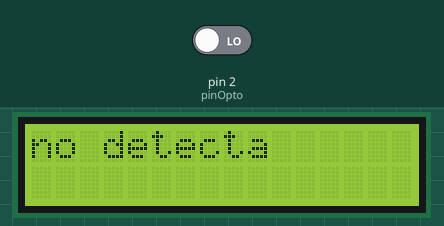
Recording of a sketch running on a simulated Arduino Uno, built with avr-gcc and run on an emulated ATmega328P. On the bench: 16×2 character LCD. The test bench sets the inputs (shaded band); at power-on: pin 2 (pinOpto) LOW.

Above: at 1.2 s.
1.3 s: pin 2 (pinOpto) driven HIGH
At 2.6 s:
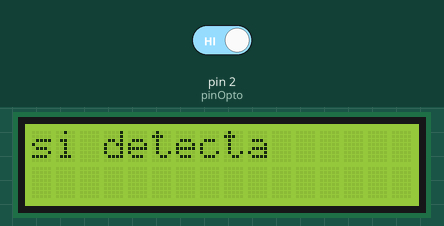
3.1 s: pin 2 (pinOpto) driven LOW
At 3.6 s:
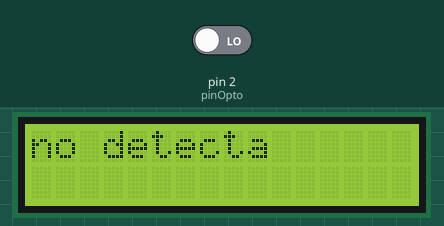
Timing chart, 0 to 6.1 s (numbered marks = the images above; inputs shaded):
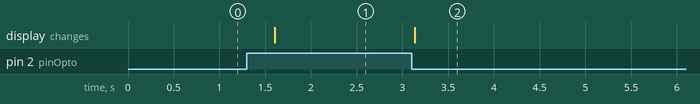

The sketch:

Main.ino
```cpp
#include <Wire.h>
#include <LiquidCrystal_I2C.h>

int pinOpto = 2;
LiquidCrystal_I2C lcd(0x27, 16, 2);

void setup()
{
    lcd.init();
    lcd.backlight();
    pinMode(pinOpto, INPUT);
}

void loop()
{

    if (digitalRead(pinOpto))
    {
        lcd.setCursor(0, 0);
        lcd.print("si detecta");
    }
    else
    {
        lcd.setCursor(0, 0);
        lcd.print("no detecta");
    }
    delay(500);
}
```

Measured:
- after the input at 1.3 s, the display: changes after 0.30 s (image 1)
- after the input at 3.1 s, the display: changes at once (image 2)
